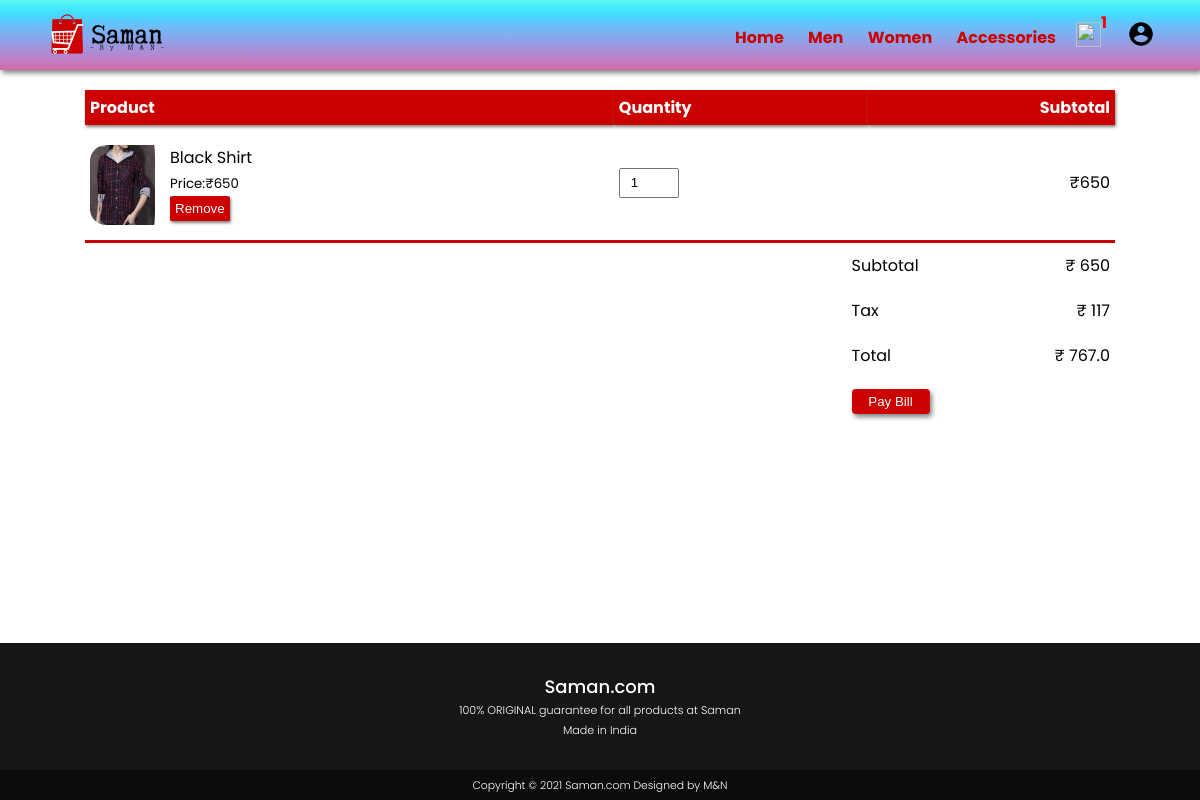
Page /cart/ on the committed database.
### collection/models.py (models this page shows, shortened)
class Women(models.Model):
    product_id=models.CharField(max_length=20, primary_key=True)
    category=models.CharField(max_length=122)
    name=models.CharField(max_length=50)
    Price=models.CharField(max_length=100)
    product_img=models.ImageField(null=True, upload_to="collection/images")
    addedToCart=models.BooleanField(default=False)
    quantity=models.IntegerField(default=1)
    latest=models.BooleanField(default=False)
    featured=models.BooleanField(default=False)
    desc = models.CharField(max_length=1000,default="Lorem ipsum dolor sit amet consectetur adipisicing elit. Excepturi neque temporibus labore magni voluptate! Deleniti impedit maiores dolor sit corporis placeat perferendis, illum molestias mollitia deserunt nesciunt distinctio")
    quantity_ordered=models.IntegerField(default=1)
    ordered_on=models.DateField(default=datetime.date.today)
    deliverd=models.BooleanField(default=False)
    ordered = models.BooleanField(default=False)
    delivered_on=models.DateField(default=date.today() + timedelta(days=10))
    expected_delivery=models.DateField(default=date.today() + timedelta(days=10))
    mop=models.CharField(max_length=20,default="COD")

### collection/views.py (the view)
# urls.py: path('cart/',views.cart,name='cart'),
def cart(request):
    cartItems1=Men.objects.filter(addedToCart=True)
    cartItems2 = Women.objects.filter(addedToCart=True)
    cartItems3 = Accessory.objects.filter(addedToCart=True)
    itemsInCart= len(cartItems3)+len(cartItems2)+len(cartItems1)
    cartItems=[]
    for i in cartItems1:
        cartItems.append(i)
    for i in cartItems2:
        cartItems.append(i)
    for i in cartItems3:
        cartItems.append(i)
    print("hee",cartItems)
    subtotal=0
    for i in cartItems:
        subtotal+=(int(i.Price)*i.quantity)
    tax=0.18*subtotal
    total=subtotal+tax
    data={"cartItems":cartItems,
          "subtotal": subtotal,
          "tax": round(tax),
          "total": total,
          "itemsInCart":itemsInCart}
    return render(request,'cart.html',data)

### templates/cart.html (shortened to what this page needs)
{%  extends 'base.html' %}
{% block body %}
    <div class="subFeatured cartPage">
        <table id="cartItems">
            <tr>
                <th>Product</th>
                <th>Quantity</th>
                <th>Subtotal</th>
            </tr>
            {%for items in cartItems%}
            <tr>
                <td>
                    <div class="cartInfo">
                        <img src="{{ items.product_img.url}}" >
                        <div>
                            <p>{{ items.name}}</p>
                            <small>Price:₹{{ items.Price }} <br></small>
                            <a href="/delete_cartItem/{{ items.product_id }}/"><button class="btnCart">Remove</button></a>
                        </div>
                    </div>
                </td>
                <td>
                    <form action="/changeQuantity/{{ items.product_id }}/" method="post" type="submit">
                        <input name="quantity" value="{{items.quantity}}">
                    </form>
                </td>
                <td>₹{{ items.Price }}</td>
            </tr>
            {% endfor %}
            <table class="totalPrice">
                <tr>
                    <td>Subtotal</td>
                    <td>₹ {{ subtotal }}</td>
                    </tr>
                    <tr>
                    <td>Tax</td>
                    <td>₹ {{ tax }}</td>
                </tr>
                <tr>
                    <td>Total</td>
                    <td>₹ {{ total }}</td>
                </tr>
                <tr>
                    <td><a href="/order_placed"><button class="btnCart">Pay Bill</button></a></td>
                </tr>
            </table>
        </table>
    </div>
{% endblock body %}

### collection/static/css/style.css (style rules this page uses)
* { margin: 0; padding: 0; box-sizing: border-box; }
body { font-family: 'Poppins', sans-serif; min-height: 100vh; }
.subFeatured { max-width: 1080px; margin: auto; margin-top: 80px; padding-left: 25px; padding-right: 25px; }
.btnCart { background-color: #CC0000; color: white; padding: 5px 5px; border:none; box-shadow: 1px 2px 3px grey; border-radius: 6%; }
.cartPage { margin: 20px auto; }
.cartPage table { width: 100%; border-collapse:collapse }
.cartPage th { text-align: left; padding: 5px; color: white; background-color: #CC0000; box-shadow: 1px 2px 3px grey; }
.cartPage td { padding: 10px 5px; }
.cartPage td input { padding: 10px; width: 60px; height: 30px; }
.cartInfo { display: flex; flex-wrap: wrap; margin-top: 10px; margin-bottom: 5px; }
.cartInfo img { height: 80px; width: 80px; padding-right: 15px; border-radius: 20%; }
.totalPrice { display: flex; justify-content: flex-end; border-top: 3px solid #CC0000; }
.totalPrice td { padding-left: 120px; }
.totalPrice .btnCart { padding: 5px; border-radius: 4px; width: 78px; box-shadow: 2px 3px 5px grey; }
th:last-child { text-align: right; }
td:last-child { text-align: right; }

### rows in the picture
Women: product_img (picture), name "Black Shirt", Price "650", quantity "1"

### other values in the picture
{{ itemsInCart }} "1"
{{ subtotal }} "650"
{{ tax }} "117"
{{ total }} "767.0"
